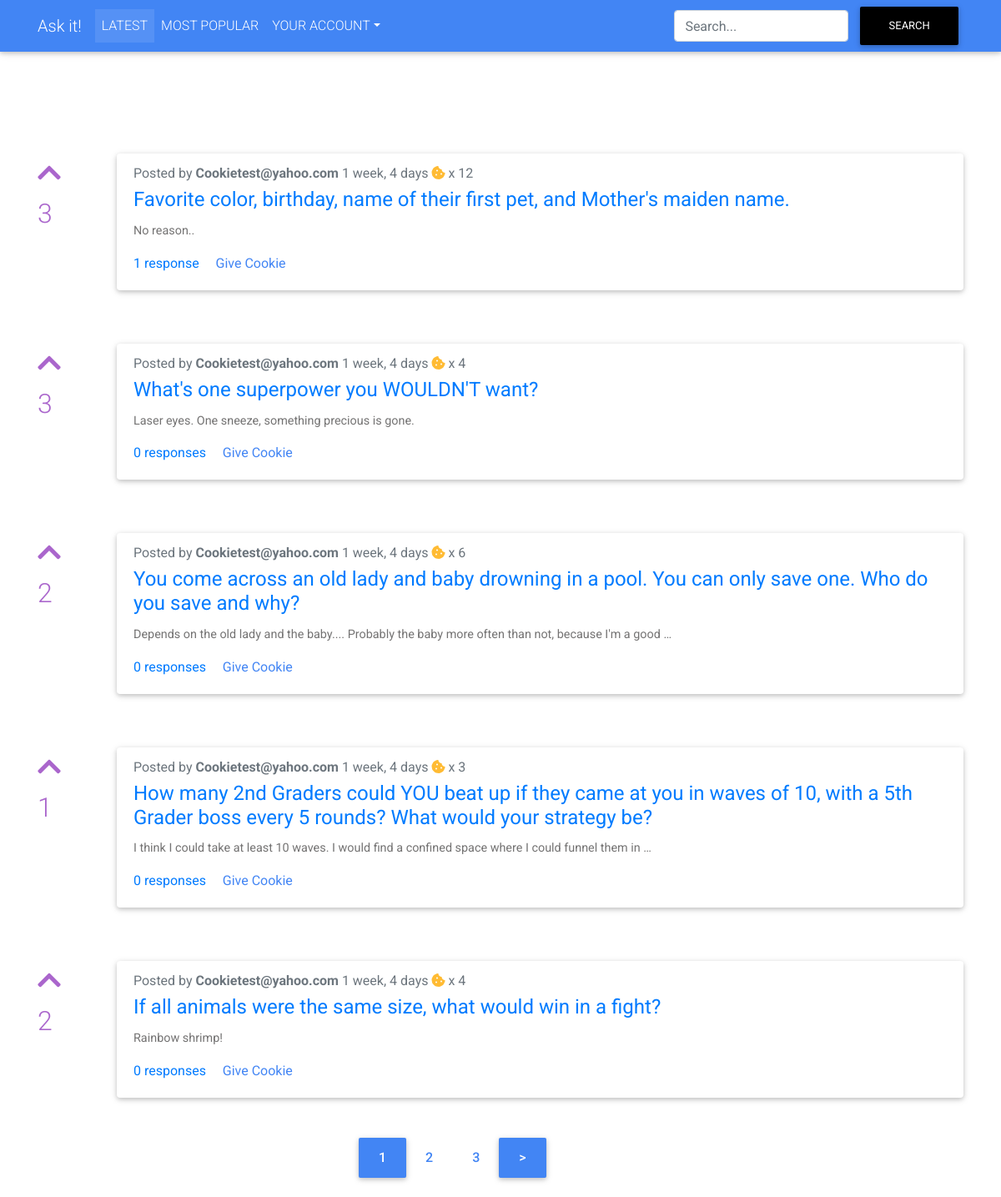
The page /askit on the database its author committed.
### askit/models.py (models this page shows, shortened)
class Post(models.Model):
    question = models.CharField(max_length=255)
    body = models.TextField()
    author = models.ForeignKey(User, on_delete=models.CASCADE)
    upvote_count = models.IntegerField(blank=True, null=True)
    response_count = models.IntegerField(default=0)
    cookie_count = models.IntegerField(blank=True, null=True)
    created_at = models.DateTimeField(auto_now_add=True)
    updated_at = models.DateTimeField(auto_now=True)

### askit/views.py (the view, shortened to what this page needs)
# urls.py: path('askit', views.askit_home, name='askit_home'),
def askit_home(request):
    query = request.GET.get('q')
    print(query)
    if query != None:
        query = query.strip()
    if query != None and query == "":
        all_posts = None
        context = { 'all_posts': all_posts }
        print(all_posts)
        print('line 33')
        return render(request, 'askit/index.html', context)
    else:
        all_posts = Post.objects.all().order_by('-created_at')
        paginator = Paginator(all_posts, 5)
        page = request.GET.get('page')
        print(page)
        print('line 78')
        all_posts = paginator.get_page(page)
        context = { 'all_posts' : all_posts, 'latest_post': 'active' }
        print('line 63')
        return render(request, 'askit/index.html', context)

### askit/templates/askit/index.html (shortened to what this page needs)
{% extends 'askit_base.html' %}
{% load inclusion %}
{% block body %}
  {% if user.is_authenticated %}
    {% for post in all_posts %}
      {% upvote_color user post %}
    {% endfor %}
  {% else %}
    {% include "askit/upvote_page.html" %}
  {% endif %}
<br>
<br>
  <div class="col-lg-2 offset-md-4">
    <ul class="pagination pagination-lg">
{% if query %}
{% if all_posts.has_previous %}
  <li class="page-item active">
  <strong><a class="page-link" href="?q={{ query }}&page={{ all_posts.previous_page_number }}"> < </a></strong>
  </li>
  {% endif %}
  {% for num in all_posts.paginator.page_range %}
    {% if all_posts.number == num %}
    <li class="page-item active">
      <strong><a class="page-link" href="?q={{ query }}&page={{ num }}">{{ num }}</a></strong>
    </li>
    {% elif num > all_posts.number|add:'-3' and num < all_posts.number|add:'3' %}
    <li class="page-item">
      <strong><a class="page-link" href="?q={{ query }}&page={{ num }}" style="color:#4285f4">{{ num }}</a></strong>
    </li>
    {% endif %}
  {% endfor %}
  {% if all_posts.has_next %}
    <li class="page-item active">
    <strong><a class="page-link" href="?q={{ query }}&page={{ all_posts.next_page_number }}"> > </a></strong>
    </li>
  {% endif %}
{% else %}
{% if most_popular %}
  {% if all_posts.has_previous %}
  <li class="page-item active">
  <strong><a class="page-link" href="?sort=most_popular&page={{ all_posts.previous_page_number }}"> < </a></strong>
  </li>
  {% endif %}
  {% for num in all_posts.paginator.page_range %}
    {% if all_posts.number == num %}
    <li class="page-item active">
      <strong><a class="page-link" href="?sort=most_popular&page={{ num }}">{{ num }}</a></strong>
    </li>
    {% elif num > all_posts.number|add:'-3' and num < all_posts.number|add:'3' %}
    <li class="page-item">
      <strong><a class="page-link" href="?sort=most_popular&page={{ num }}" style="color:#4285f4">{{ num }}</a></strong>
    </li>
    {% endif %}
  {% endfor %}
  {% if all_posts.has_next %}
    <li class="page-item active">
    <strong><a class="page-link" href="?sort=most_popular&page={{ all_posts.next_page_number }}"> > </a></strong>
    </li>
  {% endif %}
{% else %}
{% for num in all_posts.paginator.page_range %}
    {% if all_posts.number == num %}
    <li class="page-item active">
      <strong><a class="page-link" href="?page={{ num }}">{{ num }}</a></strong>
    </li>
    {% elif num > all_posts.number|add:'-3' and num < all_posts.number|add:'3' %}
    <li class="page-item">
      <strong><a class="page-link" href="?page={{ num }}" style="color:#4285f4">{{ num }}</a></strong>
    </li>
    {% endif %}
  {% endfor %}
  {% if all_posts.has_next %}
    <li class="page-item active">
    <strong><a class="page-link" href="?page={{ all_posts.next_page_number }}"> > </a></strong>
    </li>
  {% endif %}
{% endif %}
{% endif %}
    </ul>
  </div>
  {% endblock %}

### askit/templates/askit/upvote_page.html (shortened to what this page needs)
{% load inclusion %}
{% for post in all_posts %}
<div class="bs-docs-section">
  <div class="page-header">
    <div class="row">
      <div class="col-lg-1 text-secondary" style="font-size: 2em;">
        <a role="button" data-toggle="modal"
        data-target="#modalLoginForm"><i class="fas fa-chevron-up vote_btn"></i></a>
        <p>{{ post.upvote_count }}</p>
      </div>
      <div class="col-lg-11">
        <div class="card">
          <div class="card-body">
            <h6 class="card-subtitle mb-2 text-muted">Posted by <b>{{ post.author }}</b> {{ post.created_at|timesince }}
              {% if post.cookie_count %} <i class="fas fa-cookie-bite text-warning"></i> x {{ post.cookie_count }}
              {% endif %}
            </h6>
            <h4 class="card-title"><a class="title_link"
                href="{% url 'askit:answers' post_id=post.id %}">{{ post.question|capfirst }}</a></h4>
            <p class="card-text">{{ post.body|capfirst|truncatechars:100 }}</p>
            <a href="{% url 'askit:answers' post_id=post.id %}" class="card-link">{{ post.response_count }} response{{ post.response_count|pluralize }}</a>
            <a role="button" data-toggle="modal"
        data-target="#modalLoginForm" style="color:#4285f4">Give Cookie</a>
          </div>
        </div>
      </div>
    </div>
  </div>
</div>
{% endfor %}

### rows shown on the page
Post: upvote_count "3", author "Cookietest@yahoo.com", created_at "1 week, 4 days", cookie_count "12", question "Favorite color, birthday, name of their first pet, and Mother's maiden name.", body "No reason..", response_count "1"
Post: upvote_count "3", author "Cookietest@yahoo.com", created_at "1 week, 4 days", cookie_count "4", question "What's one superpower you WOULDN'T want?", body "Laser eyes. One sneeze, something precious is gone.", response_count "0"
Post: upvote_count "2", author "Cookietest@yahoo.com", created_at "1 week, 4 days", cookie_count "6", question "You come across an old lady and baby drowning in a pool. You can only save one. Who do you save and why?", body "Depends on the old lady and the baby.... Probably the baby more often than not, because I'm a good …", response_count "0"
Post: upvote_count "1", author "Cookietest@yahoo.com", created_at "1 week, 4 days", cookie_count "3", question "How many 2nd Graders could YOU beat up if they came at you in waves of 10, with a 5th Grader boss every 5 rounds? What would your strategy be?", body "I think I could take at least 10 waves. I would find a confined space where I could funnel them in …", response_count "0"
Post: upvote_count "2", author "Cookietest@yahoo.com", created_at "1 week, 4 days", cookie_count "4", question "If all animals were the same size, what would win in a fight?", body "Rainbow shrimp!", response_count "0"

### other values the page prints
{{ num }} "1"
{{ num }} "2" "3"
